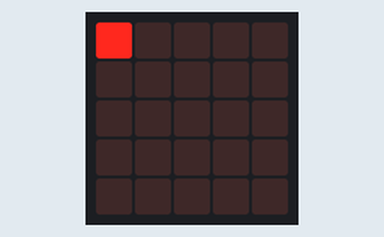
Simulated run of this program. Board: BBC micro:bit (MakeCode). Parts: the board's 5×5 LED display.

Above: at 0.15 s.
At 0.6 s:
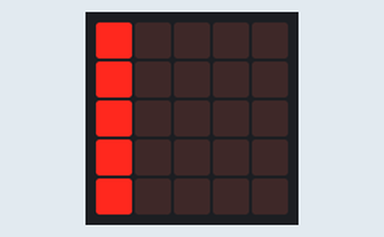
At 1.2 s:
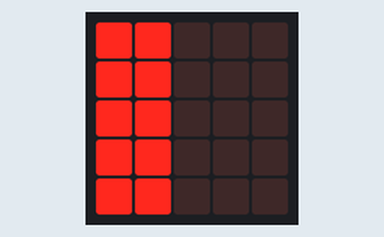
At 1.8 s:
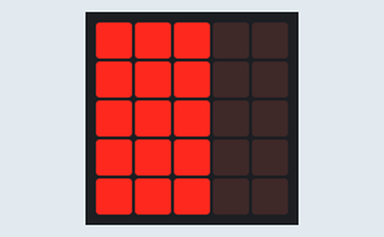
At 2.4 s:
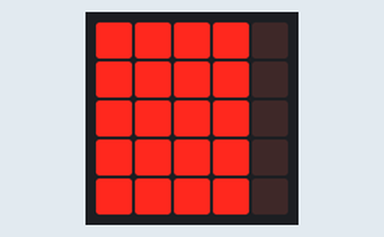
At 3.0 s:
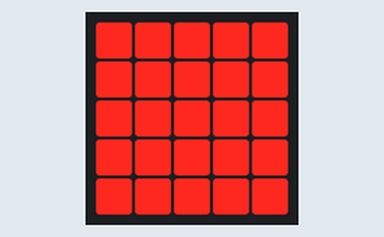

The program:

main.ts
```typescript
let indice_x = 0
let indice_y = 0
function Splash_Screen () {
    indice_x = 0
    indice_y = 0
    for (let indice_x = 0; indice_x <= 4; indice_x++) {
        basic.pause(100)
        for (let indice_y = 0; indice_y <= 4; indice_y++) {
            led.plot(indice_x, indice_y)
            basic.pause(100)
        }
    }
}
basic.forever(function () {
    Splash_Screen()
})
```

test.ts
```typescript
// i test vanno qui; questi non saranno compilati quando questo pacchetto viene usato come estensione.
```
